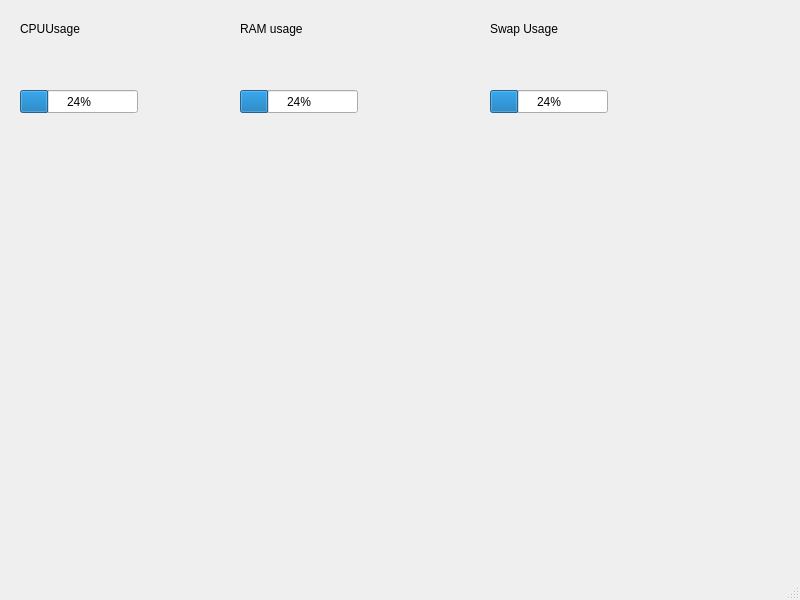
<?xml version="1.0" encoding="UTF-8"?>
<ui version="4.0">
 <class>MainWindow</class>
 <widget class="QMainWindow" name="MainWindow">
  <property name="geometry">
   <rect>
    <x>0</x>
    <y>0</y>
    <width>800</width>
    <height>600</height>
   </rect>
  </property>
  <property name="windowTitle">
   <string>MainWindow</string>
  </property>
  <widget class="QWidget" name="centralwidget">
   <widget class="QLabel" name="CPUUsage">
    <property name="geometry">
     <rect>
      <x>20</x>
      <y>20</y>
      <width>81</width>
      <height>18</height>
     </rect>
    </property>
    <property name="text">
     <string>CPUUsage</string>
    </property>
   </widget>
   <widget class="QLabel" name="RAMusage">
    <property name="geometry">
     <rect>
      <x>240</x>
      <y>20</y>
      <width>91</width>
      <height>18</height>
     </rect>
    </property>
    <property name="text">
     <string>RAM usage</string>
    </property>
   </widget>
   <widget class="QLabel" name="SwapUsage">
    <property name="geometry">
     <rect>
      <x>490</x>
      <y>20</y>
      <width>91</width>
      <height>18</height>
     </rect>
    </property>
    <property name="text">
     <string>Swap Usage</string>
    </property>
   </widget>
   <widget class="QProgressBar" name="CPUProgressBar">
    <property name="geometry">
     <rect>
      <x>20</x>
      <y>90</y>
      <width>118</width>
      <height>23</height>
     </rect>
    </property>
    <property name="value">
     <number>24</number>
    </property>
   </widget>
   <widget class="QProgressBar" name="RAMProgressBar">
    <property name="geometry">
     <rect>
      <x>240</x>
      <y>90</y>
      <width>118</width>
      <height>23</height>
     </rect>
    </property>
    <property name="value">
     <number>24</number>
    </property>
   </widget>
   <widget class="QProgressBar" name="SwapProgressBar">
    <property name="geometry">
     <rect>
      <x>490</x>
      <y>90</y>
      <width>118</width>
      <height>23</height>
     </rect>
    </property>
    <property name="value">
     <number>24</number>
    </property>
   </widget>
  </widget>
  <widget class="QMenuBar" name="menubar">
   <property name="geometry">
    <rect>
     <x>0</x>
     <y>0</y>
     <width>800</width>
     <height>23</height>
    </rect>
   </property>
  </widget>
  <widget class="QStatusBar" name="statusbar"/>
 </widget>
 <resources/>
 <connections/>
</ui>
